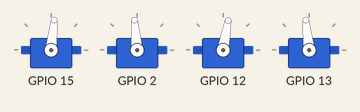
A sketch run on a simulated ESP32. Shown: 4 × servo. What the sketch prints to the serial monitor is not drawn.

Above: at 1.35 s.
At 1.8 s:
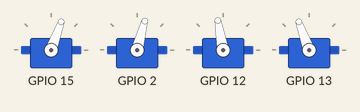
At 2.25 s:
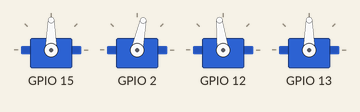
At 2.85 s:
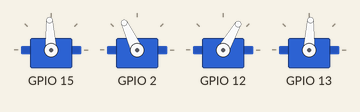
At 3.15 s:
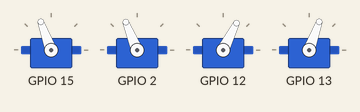
At 3.5 s:
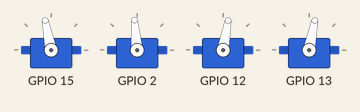
Timing chart, 0 to 6.8 s (numbered marks = the images above):
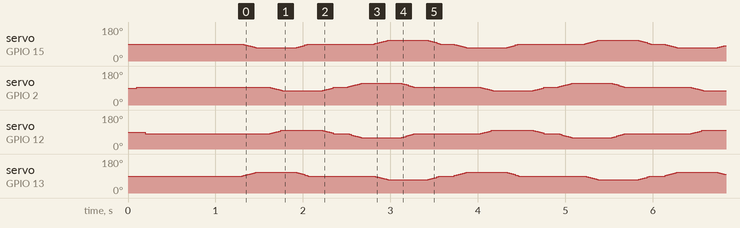

The sketch:

mini4s_driver_direct.ino
```cpp
#include "gait_manager.h"

void setup() {
    GaitManager::init(); // 调用初始化
}

void loop() {
    // GaitManager::motionTest(); // test
    // GaitManager::motionSway(); // 标准摇摆
    // GaitManager::motionSwayCross(); // 交叉摇摆
    GaitManager::goForward(); // 对角前进
}
```

gait_manager.cpp
```cpp
#include "gait_manager.h"

// 定义四个舵机实例
ServoDriver GaitManager::servo_LF(15, true, 0);
ServoDriver GaitManager::servo_RF(2, false, 5);
ServoDriver GaitManager::servo_LR(12, true, -10);
ServoDriver GaitManager::servo_RR(13, false, 0);

void GaitManager::init() {
  Serial.begin(115200);

  // 初始化所有舵机到 90 度
  servo_LF.setCurrentAngle(SERVO_INIT_ANGLE);
  delay(100);
  servo_RF.setCurrentAngle(SERVO_INIT_ANGLE);
  delay(100);
  servo_LR.setCurrentAngle(SERVO_INIT_ANGLE);
  delay(100);
  servo_RR.setCurrentAngle(SERVO_INIT_ANGLE);

  delay(1000);  // 等待舵机到位
  Serial.println("舵机初始化完成...");
}

// test
void GaitManager::motionTest() {
  static int state = 0;
  static unsigned long lastCommandTime = 0;

  if (millis() - lastCommandTime > 1000) {  // 每 1 秒切换状态
    lastCommandTime = millis();

    switch (state) {
      case 0:
        servo_LF.moveToAngle(90, 120);
        servo_RF.moveToAngle(90, 120);
        servo_LR.moveToAngle(90, 120);
        servo_RR.moveToAngle(90, 120);
        break;
      case 1:
        servo_LF.moveToAngle(90, 120);
        servo_RF.moveToAngle(90, 120);
        servo_LR.moveToAngle(90, 120);
        servo_RR.moveToAngle(90, 120);
        break;
      case 2:
        servo_LF.moveToAngle(90, 120);
        servo_RF.moveToAngle(90, 120);
        servo_LR.moveToAngle(90, 120);
        servo_RR.moveToAngle(90, 120);
        break;
      case 3:
        servo_LF.moveToAngle(90, 120);
        servo_RF.moveToAngle(90, 120);
        servo_LR.moveToAngle(90, 120);
        servo_RR.moveToAngle(90, 120);
        break;
    }

    state = (state + 1) % 4;  // 0 → 1 → 2 → 3 → 0 循环
  }

  // 更新舵机状态
  servo_LF.update();
  servo_RF.update();
  servo_LR.update();
  servo_RR.update();
}


// 标准摇摆步态（60° ↔ 120°）
void GaitManager::motionSway() {
  static bool state = false;
  static unsigned long lastCommandTime = 0;

  if (millis() - lastCommandTime > 1000) {
    if (state) {
      servo_LF.moveToAngle(60, 60);
      servo_RF.moveToAngle(60, 60);
      servo_LR.moveToAngle(60, 60);
      servo_RR.moveToAngle(60, 60);
    } else {
      servo_LF.moveToAngle(120, 60);
      servo_RF.moveToAngle(120, 60);
      servo_LR.moveToAngle(120, 60);
      servo_RR.moveToAngle(120, 60);
    }
    state = !state;
    lastCommandTime = millis();
  }

  servo_LF.update();
  servo_RF.update();
  servo_LR.update();
  servo_RR.update();
}

// **新步态：交叉摇摆**
void GaitManager::motionSwayCross() {
  static bool state = false;
  static unsigned long lastCommandTime = 0;

  if (millis() - lastCommandTime > 1000) {
    if (state) {
      servo_LF.moveToAngle(60, 60);
      servo_RF.moveToAngle(60, 60);
      servo_LR.moveToAngle(90, 60);
      servo_RR.moveToAngle(90, 60);
    } else {
      servo_LF.moveToAngle(90, 60);
      servo_RF.moveToAngle(90, 60);
      servo_LR.moveToAngle(120, 60);
      servo_RR.moveToAngle(120, 60);
    }
    state = !state;
    lastCommandTime = millis();
  }

  servo_LF.update();
  servo_RF.update();
  servo_LR.update();
  servo_RR.update();
}


// 对角前进
void GaitManager::goForward() {
  static uint8_t state = 0;  // 0~7 8种状态
  static unsigned long lastCommandTime = 0;

  if (millis() - lastCommandTime > 300) {  // 每 0.5 秒切换一次状态（可调整）
    lastCommandTime = millis();

    switch (state) {
      case 0:
        servo_LF.moveToAngle(110, 120);
        servo_RF.moveToAngle(90, 120);
        servo_LR.moveToAngle(90, 120);
        servo_RR.moveToAngle(110, 120);
        break;

      case 1:
        servo_LF.moveToAngle(110, 120);
        servo_RF.moveToAngle(70, 120);
        servo_LR.moveToAngle(70, 120);
        servo_RR.moveToAngle(110, 120);
        break;

      case 2:
        servo_LF.moveToAngle(90, 120);
        servo_RF.moveToAngle(70, 120);
        servo_LR.moveToAngle(70, 120);
        servo_RR.moveToAngle(90, 120);
        break;

      case 3:
        servo_LF.moveToAngle(90, 120);
        servo_RF.moveToAngle(90, 120);
        servo_LR.moveToAngle(90, 120);
        servo_RR.moveToAngle(90, 120);
        break;
      case 4:
        servo_LF.moveToAngle(90, 120);
        servo_RF.moveToAngle(110, 120);
        servo_LR.moveToAngle(110, 120);
        servo_RR.moveToAngle(90, 120);
        break;
      case 5:
        servo_LF.moveToAngle(70, 120);
        servo_RF.moveToAngle(110, 120);
        servo_LR.moveToAngle(110, 120);
        servo_RR.moveToAngle(70, 120);
        break;
      case 6:
        servo_LF.moveToAngle(70, 120);
        servo_RF.moveToAngle(90, 120);
        servo_LR.moveToAngle(90, 120);
        servo_RR.moveToAngle(70, 120);
        break;
      case 7:
        servo_LF.moveToAngle(90, 120);
        servo_RF.moveToAngle(90, 120);
        servo_LR.moveToAngle(90, 120);
        servo_RR.moveToAngle(90, 120);
        break;
    }

    state = (state + 1) % 8;
  }

  // 更新舵机状态
  servo_LF.update();
  servo_RF.update();
  servo_LR.update();
  servo_RR.update();
}
```

gait_manager.h
```cpp
#ifndef GAIT_MANAGER_H
#define GAIT_MANAGER_H

#include "servo_driver.h"

class GaitManager {
public:
    static void init();  // 初始化舵机
    static void motionTest();  // test
    static void motionSway();  // 标准摇摆
    static void motionSwayCross();  // 交叉摇摆步态（前后腿角度不同）
    static void goForward();  // 对角前进

private:
    static ServoDriver servo_LF;
    static ServoDriver servo_RF;
    static ServoDriver servo_LR;
    static ServoDriver servo_RR;
};

#endif
```

servo_driver.cpp
```cpp
#include "servo_driver.h"
#include <Arduino.h>

ServoDriver::ServoDriver(int pin, bool reverse, int offset) {
    servo.attach(pin);
    this->reverse = reverse;
    this->offset = offset;

    // 这里不直接赋值 currentAngle，改为由 setup() 设定
    currentAngle = targetAngle = SERVO_INIT_ANGLE;
    step = 0;
    lastUpdateTime = 0;
    interval = 0;
}

void ServoDriver::moveToAngle(int target, int speed) {
    if (speed <= 0) return;

    // 计算目标角度（先处理反向安装情况，再加上偏移）
    targetAngle = reverse ? (180 - target) : target;
    targetAngle += offset;

    // 限制角度范围 [0, 180]
    if (targetAngle > 180) targetAngle = 180;
    if (targetAngle < 0) targetAngle = 0;

    step = (targetAngle > currentAngle) ? 1 : -1;
    interval = 1000 / speed;
    lastUpdateTime = millis();
}

void ServoDriver::update() {
    if (currentAngle == targetAngle) return;

    unsigned long now = millis();
    if (now - lastUpdateTime >= interval) {
        lastUpdateTime = now;
        currentAngle += step;
        servo.write(currentAngle);

        if (currentAngle == targetAngle) {
            step = 0;
        }
    }
}

// 直接设置当前角度（用于 setup 阶段手动修正）
void ServoDriver::setCurrentAngle(int angle) {
    targetAngle = reverse ? (180 - angle) : angle;
    targetAngle += offset;

    currentAngle = targetAngle;
    servo.write(targetAngle);
}
```

servo_driver.h
```cpp
/*
pwm舵机驱动
moveToAngle函数对目标角度进行微分以支持速度控制，需在while循环中持续调用，不可阻塞
*/

#ifndef SERVO_DRIVER_H
#define SERVO_DRIVER_H

#include <ESP32Servo.h>

// 定义舵机默认初始化角度
#define SERVO_INIT_ANGLE 90

class ServoDriver {
public:
    ServoDriver(int pin, bool reverse = false, int offset = 0);
    void moveToAngle(int targetAngle, int speed);
    void update();
    void setCurrentAngle(int angle);  // 直接设置当前角度，用于在 setup 里手动修正当前角度

private:
    Servo servo;
    int currentAngle;
    int targetAngle;
    int step;
    unsigned long lastUpdateTime;
    int interval;
    bool reverse;
    int offset;
};

#endif
```
